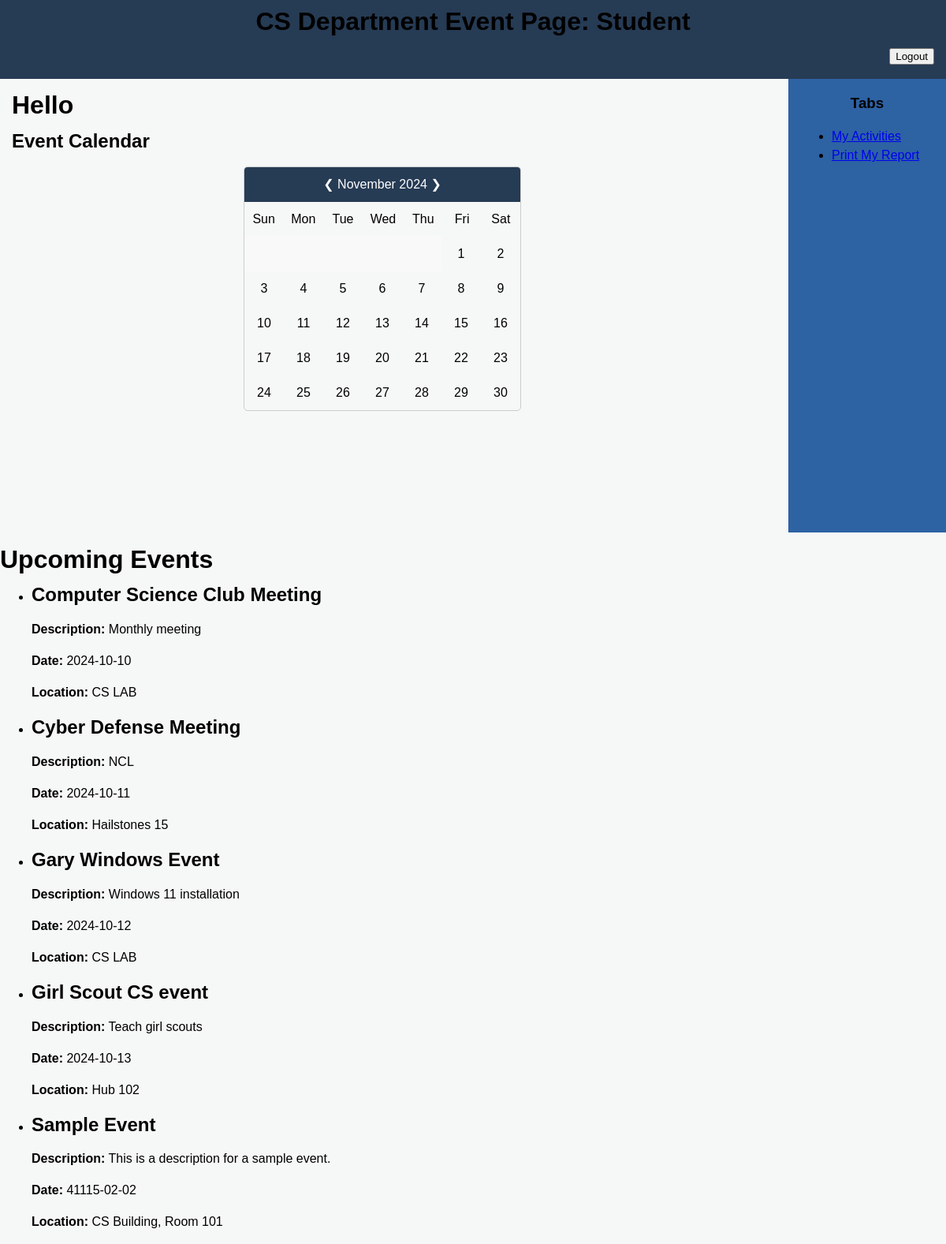
/student_view, run on an earlier commit of the app's database.
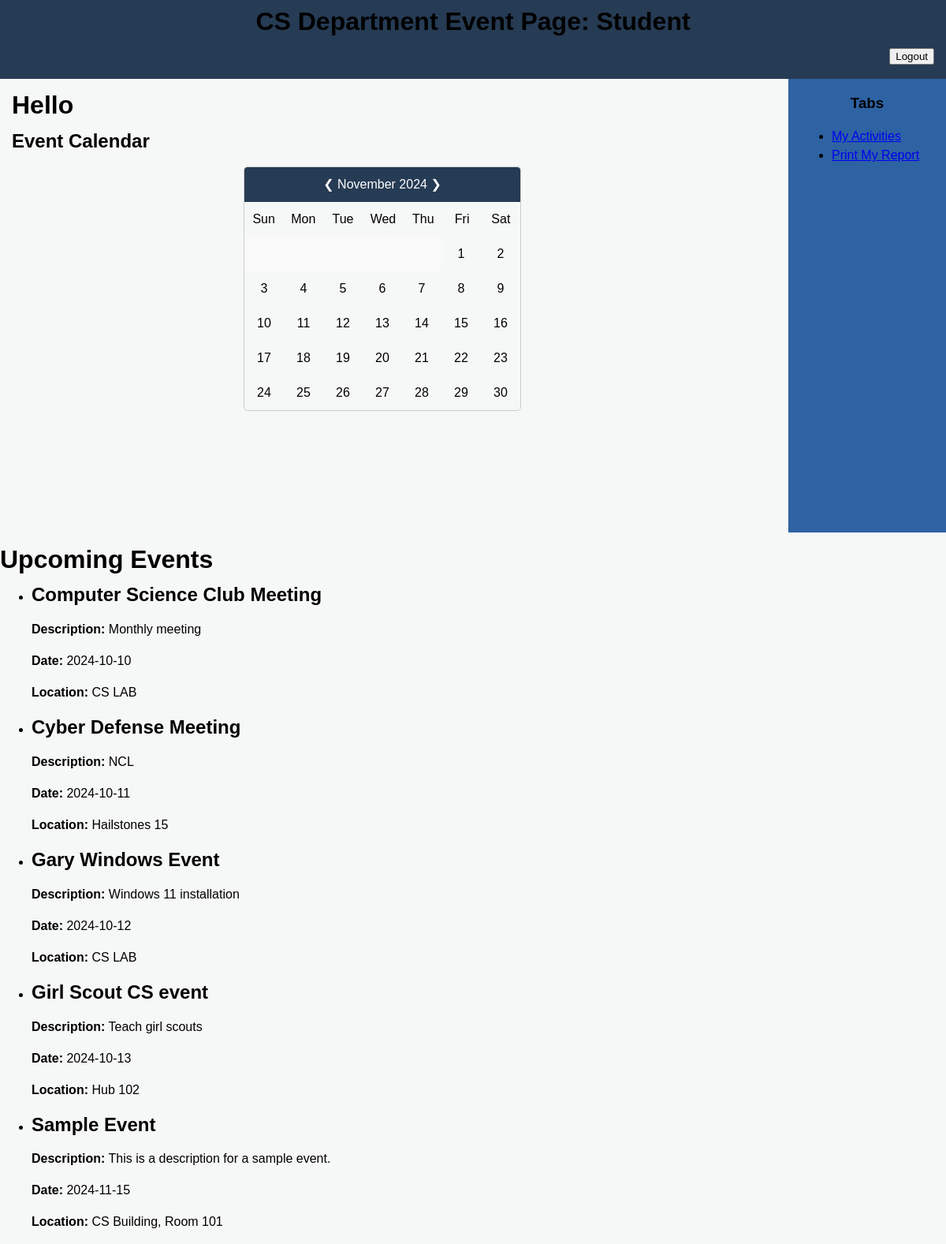
And on a later commit of the database.
### tables this page shows
CREATE TABLE events (
    id INTEGER PRIMARY KEY AUTOINCREMENT,
    name TEXT NOT NULL,
    description TEXT,
    date TEXT NOT NULL,
    location TEXT
);

### flask_intro.py (the view)
@app.route('/student_view', methods=['GET'])
def student_view():
    conn = get_db()  # Ensure a fresh connection
    cursor = conn.cursor()
    cursor.execute("SELECT name, date, description, location FROM events ORDER BY date")
    event = cursor.fetchall()  # Fetch latest data
    conn.close()
    return render_template('StudentView.html', event=event)

### flask_intro.py (called while the page is built)
def get_db():
    if 'sqlite_db' not in g:
        g.sqlite_db = sqlite3.connect(
            DB_PATH,
            detect_types=sqlite3.PARSE_DECLTYPES
        )
        g.sqlite_db.row_factory = sqlite3.Row
    return g.sqlite_db

### templates/StudentView.html (shortened to what this page needs)
<!DOCTYPE html>
<html lang="en">
	<head>
</head>
<body>
<header>
    <div class="innertube">
        <h1 align="center">CS Department Event Page: Student</h1>
        <form action="/logout"align="right">
            <button type="submit">Logout</button>
    </div>
</header>
<div id="wrapper">
    <main>
        <div id="content">
            <div class="innertube">
                <h1>Hello {{info}}</h1>
                <h2>Event Calendar</h2>
                <div id="calendar">
                    <div id="header">
                        <span id="prev" style="cursor: pointer;">&#10094;</span>
                        <span id="monthYear"></span>
                        <span id="next" style="cursor: pointer;">&#10095;</span>
                    </div>
                    <div id="daysOfWeek">
                        <div class="day">Sun</div>
                        <div class="day">Mon</div>
                        <div class="day">Tue</div>
                        <div class="day">Wed</div>
                        <div class="day">Thu</div>
                        <div class="day">Fri</div>
                        <div class="day">Sat</div>
                    </div>
                    <div id="days"></div>
                </div>
            </div>
        </div>
    </main>
    <nav>
        <div class="innertube">
            <h3 align="center">Tabs</h3>
            <ul>
               <li><a href="/my_activities">My Activities</a></li>
                <li><a href="#">Print My Report</a></li>
            </ul>
        </div>
    </nav>
</div>
<h1>Upcoming Events</h1>
{% if event %}
    <ul>
        {% for e in event %}
            <li>
                <h2>{{ e[0] }}</h2>
                <p><strong>Description:</strong> {{ e[2] }}</p>
                <p><strong>Date:</strong> {{ e[1] }}</p>
                <p><strong>Location:</strong> {{ e[3] }}</p>
            </li>
        {% endfor %}
    </ul>
{% else %}
    <p>No upcoming events found.</p>
{% endif %}
</body>
</html>

What changed in the data, as far as the page shows it:
changed events "Sample Event": date "41115-02-02" → "2024-11-15"
